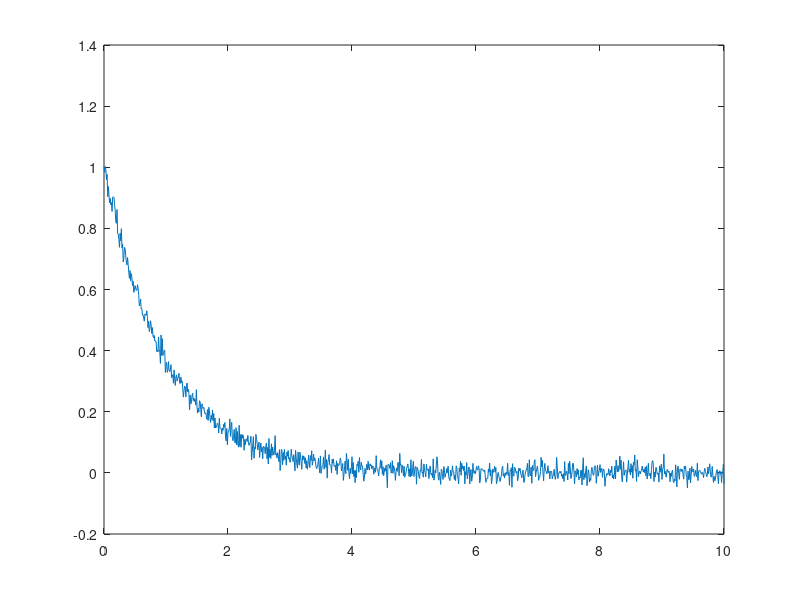

Here is the MATLAB script that generated this plot: (Note: this script raises an error after producing the figure.)
function bestc = matlabExampleOptimization()
%% Create some "experimental data"
expTime = 0:0.01:10;
expY = exp(-expTime) + 0.02*randn(size(expTime));
plot(expTime, expY)

%% ODE Information
tSpan = [0 10];
z0 = 1; % Initial values for the state

%% Initial guess
c0 = 0.5; % First guess at parameter value
ODE_Sol = ode45(@(t,z)updateStates(t,z,c0), tSpan, z0); % Run the ODE
simY = deval(ODE_Sol, expTime); % Evaluate the solution at the experimental time steps

hold on
plot(expTime, simY, '-r')

%% Set up optimization
myObjective = @(x) objFcn(x, expTime, expY,tSpan,z0);
lb = 0;
ub = 5;

bestc = lsqnonlin(myObjective, c0, lb, ub);

%% Plot best result
ODE_Sol = ode45(@(t,z)updateStates(t,z,bestc), tSpan, z0);
bestY = deval(ODE_Sol, expTime);

plot(expTime, bestY, '-g')
legend('Exp Data','Initial Param','Best Param');

function f = updateStates(~, z, c)

f = -c*z;

function cost = objFcn(x,expTime,expY,tSpan,z0)

ODE_Sol = ode45(@(t,z)updateStates(t,z,x), tSpan, z0);
simY = deval(ODE_Sol, expTime);

cost = simY-expY;


